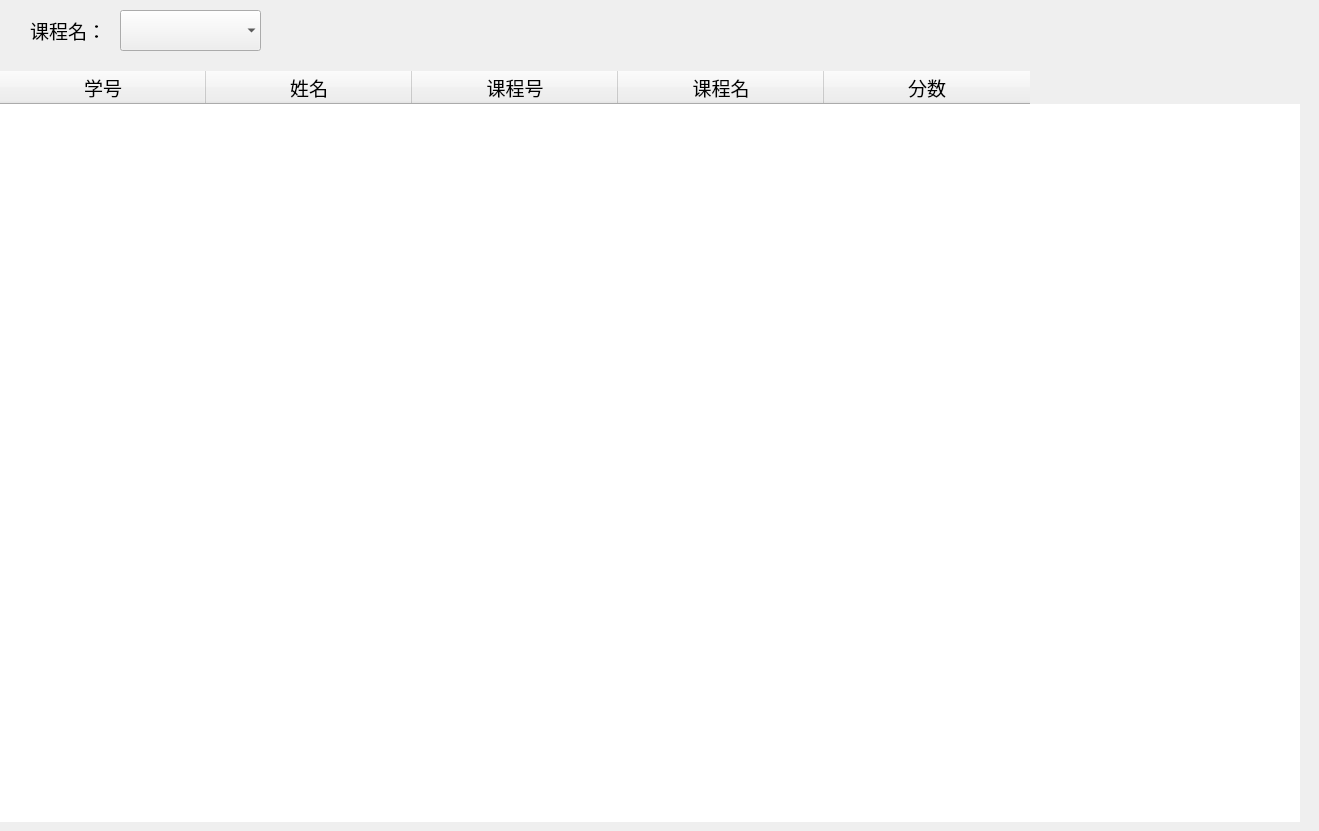
    <widget class="QWidget" name="tab_3">
     <attribute name="title">
      <string>期末成绩</string>
     </attribute>
     <widget class="QTableWidget" name="tableWidget_5">
      <property name="geometry">
       <rect>
        <x>0</x>
        <y>71</y>
        <width>1300</width>
        <height>751</height>
       </rect>
      </property>
      <property name="acceptDrops">
       <bool>false</bool>
      </property>
      <property name="autoFillBackground">
       <bool>false</bool>
      </property>
      <property name="styleSheet">
       <string notr="true">border-radius:10px;</string>
      </property>
      <property name="lineWidth">
       <number>0</number>
      </property>
      <property name="autoScroll">
       <bool>true</bool>
      </property>
      <property name="editTriggers">
       <set>QAbstractItemView::NoEditTriggers</set>
      </property>
      <property name="tabKeyNavigation">
       <bool>true</bool>
      </property>
      <property name="showDropIndicator" stdset="0">
       <bool>true</bool>
      </property>
      <property name="dragEnabled">
       <bool>false</bool>
      </property>
      <property name="dragDropOverwriteMode">
       <bool>true</bool>
      </property>
      <property name="alternatingRowColors">
       <bool>false</bool>
      </property>
      <property name="showGrid">
       <bool>true</bool>
      </property>
      <property name="wordWrap">
       <bool>true</bool>
      </property>
      <property name="cornerButtonEnabled">
       <bool>true</bool>
      </property>
      <attribute name="horizontalHeaderCascadingSectionResizes">
       <bool>false</bool>
      </attribute>
      <attribute name="horizontalHeaderMinimumSectionSize">
       <number>31</number>
      </attribute>
      <attribute name="horizontalHeaderDefaultSectionSize">
       <number>206</number>
      </attribute>
      <attribute name="horizontalHeaderShowSortIndicator" stdset="0">
       <bool>false</bool>
      </attribute>
      <attribute name="horizontalHeaderStretchLastSection">
       <bool>false</bool>
      </attribute>
      <attribute name="verticalHeaderCascadingSectionResizes">
       <bool>false</bool>
      </attribute>
      <attribute name="verticalHeaderShowSortIndicator" stdset="0">
       <bool>false</bool>
      </attribute>
      <attribute name="verticalHeaderStretchLastSection">
       <bool>false</bool>
      </attribute>
      <column>
       <property name="text">
        <string>学号</string>
       </property>
       <property name="font">
        <font>
         <family>黑体</family>
         <pointsize>14</pointsize>
        </font>
       </property>
      </column>
      <column>
       <property name="text">
        <string>姓名</string>
       </property>
       <property name="font">
        <font>
         <family>黑体</family>
         <pointsize>14</pointsize>
        </font>
       </property>
      </column>
      <column>
       <property name="text">
        <string>课程号</string>
       </property>
       <property name="font">
        <font>
         <family>黑体</family>
         <pointsize>14</pointsize>
        </font>
       </property>
      </column>
      <column>
       <property name="text">
        <string>课程名</string>
       </property>
       <property name="font">
        <font>
         <family>黑体</family>
         <pointsize>14</pointsize>
        </font>
       </property>
      </column>
      <column>
       <property name="text">
        <string>分数</string>
       </property>
       <property name="font">
        <font>
         <family>黑体</family>
         <pointsize>14</pointsize>
        </font>
       </property>
      </column>
     </widget>
     <widget class="QWidget" name="widget_5" native="true">
      <property name="enabled">
       <bool>true</bool>
      </property>
      <property name="geometry">
       <rect>
        <x>10</x>
        <y>0</y>
        <width>1300</width>
        <height>71</height>
       </rect>
      </property>
      <property name="mouseTracking">
       <bool>false</bool>
      </property>
      <property name="tabletTracking">
       <bool>false</bool>
      </property>
      <property name="acceptDrops">
       <bool>false</bool>
      </property>
      <property name="autoFillBackground">
       <bool>false</bool>
      </property>
      <widget class="QLabel" name="label_9">
       <property name="geometry">
        <rect>
         <x>20</x>
         <y>10</y>
         <width>81</width>
         <height>41</height>
        </rect>
       </property>
       <property name="font">
        <font>
         <family>黑体</family>
         <pointsize>14</pointsize>
         <weight>50</weight>
         <bold>false</bold>
        </font>
       </property>
       <property name="text">
        <string>课程名：</string>
       </property>
      </widget>
      <widget class="QComboBox" name="combobox_search_grade_xscj">
       <property name="enabled">
        <bool>true</bool>
       </property>
       <property name="geometry">
        <rect>
         <x>110</x>
         <y>10</y>
         <width>141</width>
         <height>41</height>
        </rect>
       </property>
       <property name="font">
        <font>
         <family>黑体</family>
         <pointsize>12</pointsize>
         <weight>50</weight>
         <bold>false</bold>
        </font>
       </property>
       <property name="mouseTracking">
        <bool>false</bool>
       </property>
       <property name="tabletTracking">
        <bool>false</bool>
       </property>
       <property name="acceptDrops">
        <bool>false</bool>
       </property>
       <property name="styleSheet">
        <string notr="true"/>
       </property>
       <property name="editable">
        <bool>false</bool>
       </property>
       <property name="duplicatesEnabled">
        <bool>false</bool>
       </property>
       <property name="frame">
        <bool>false</bool>
       </property>
      </widget>
     </widget>
    </widget>
